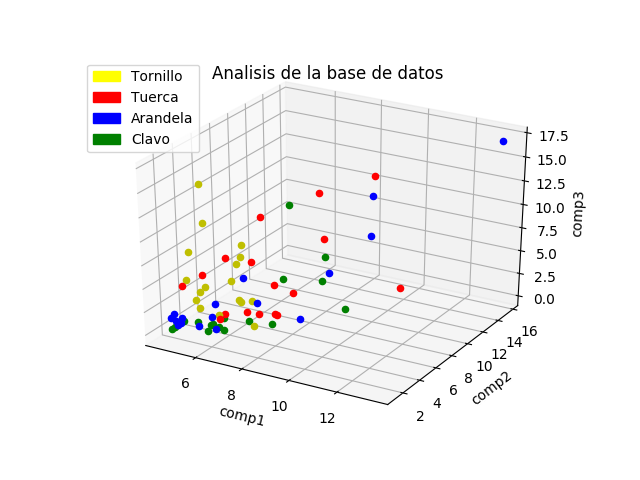

Write Python code to recreate this figure.
import numpy as np

from matplotlib import pyplot as plt
import matplotlib.patches as mpatches
plt.rcParams['image.cmap'] = 'gray'

from mpl_toolkits.mplot3d import Axes3D

from skimage import io, color, img_as_float, filters
from skimage.feature import hog

import cv2
import mahotas

#Pre procesamiento
def img2grey(image, mode='sk'):
    if (mode=='sk'):
        gray = color.rgb2gray(image)
    elif (mode=='cv'):
        gray = cv2.cvtColor(image, cv2.COLOR_BGR2GRAY)
    return gray

def normSize(image, size=(tuple((400, 300)))):
    image = cv2.resize(image, size)
    return image

#Filtracion
def imgClean(image, sigma=1, mode='sk'):
    if (mode == 'sk'):
        clean = filters.gaussian(image, sigma)
    elif (mode == 'cv'):
        clean = cv2.GaussianBlur(image, (3, 3), 0)
    return clean

def imgEdge(image, mode='sk'):
    if (mode == 'sk'):
        edge = filters.sobel(image)
    elif (mode == 'cv'):
        edge = cv2.Laplacian(image, cv2.CV_64F)
    return edge

#Segmentacion
def threshold(image, mode='sk'):
    if (mode == 'sk'):
        th = filters.threshold_isodata(image)
    elif (mode == 'cv'):
        ret, th = cv2.threshold(image, 0, 255,
                                cv2.THRESH_BINARY+cv2.THRESH_OTSU)
    return (image < th)

#Extraccion de Rasgos
def m_hog(image):
    feature = hog(image, block_norm='L2-Hys').ravel()
    return feature

def hu_moments(image):
    feature = cv2.HuMoments(cv2.moments(image)).flatten()
    return feature

def haralick(image):
    feature= mahotas.features.haralick(image).mean(axis=0)
    return feature

def color_histogram(image, mask=None, bins=8):
    image = cv2.cvtColor(image, cv2.COLOR_BGR2HSV)
    hist = cv2.calcHist([image], [0, 1, 2], None, [bins, bins, bins],
                        [0, 256, 0, 256, 0, 256])
    cv2.normalize(hist, hist)
    feature = hist.flatten()
    return feature

#Redimensionamiento
def stats(arr):
    
    sum = 0
    for value in arr:
        sum += value
    med = sum / len(arr)
    sum = 0
    for value in arr:
        sum += np.power((value - med), 2)
    dstd = np.sqrt(sum / (len(arr) - 1))
    
    return med, dstd

#Base de Datos
tornillo = io.ImageCollection('./data/tornillos/*.png:./data/tornillos/*.jpg')
tuerca = io.ImageCollection('./data/tuercas/*.png:./data/tuercas/*.jpg')
arandela = io.ImageCollection('./data/arandelas/*.png:./data/arandelas/*.jpg')
clavo = io.ImageCollection('./data/clavos/*.png:./data/clavos/*.jpg')

class Elemento:
    def __init__(self):
        self.label = None
        self.image = None
        self.feature = []
        self.distance = 0
        
def ft_extract(image):
    image = normSize(image)
    aux = img2grey(image, mode='cv')
    aux = imgClean(aux, mode='cv')
    aux = imgEdge(aux)
    # aux = threshold(aux, mode='cv')
    
    # image_fht = haralick(aux)
    image_fhm = hu_moments(aux)
    # image_fch = color_histogram(image)
    # image_fhog = m_hog(aux)

    # feature = np.hstack([image_fht, image_fhm, image_fhog])
    # med, dstd = stats(image_fhm)
    # feature = feature.reshape(1, -1)

    # return aux, [med, dstd]
    return aux, [image_fhm[0], image_fhm[1], image_fhm[3]]

#Analisis de datos
fig = plt.figure()
ax = fig.add_subplot(111, projection='3d')

data = []
i = 0

# Analisis de tornillos
iter = 0
for objeto in tornillo:
    data.append(Elemento())
    data[i].label = 'Tornillo'
    data[i].image, data[i].feature = ft_extract(objeto)
    # print(data[i].feature.shape)
    ax.scatter(data[i].feature[0], data[i].feature[1], data[i].feature[2], c='y', marker='o')
    i += 1
    iter += 1
print("Tornillos OK")

# Analisis de tuercas
iter = 0
for objeto in tuerca:
    data.append(Elemento())
    data[i].label = 'Tuerca'
    data[i].image, data[i].feature = ft_extract(objeto)
    ax.scatter(data[i].feature[0], data[i].feature[1], data[i].feature[2], c='r', marker='o')
    i += 1
    iter += 1
print("Tuercas OK")

# Analisis de arandelas
iter = 0
for objeto in arandela:
    data.append(Elemento())
    data[i].label = 'Arandela'
    data[i].image, data[i].feature = ft_extract(objeto)
    ax.scatter(data[i].feature[0], data[i].feature[1], data[i].feature[2], c='b', marker='o')
    i += 1
    iter += 1
print("Arandelas OK")

# Analisis de clavos
iter = 0
for objeto in clavo:
    data.append(Elemento())
    data[i].label = 'Clavo'
    data[i].image, data[i].feature = ft_extract(objeto)
    ax.scatter(data[i].feature[0], data[i].feature[1], data[i].feature[2], c='g', marker='o')
    i += 1
    iter += 1
print("Clavos OK")

ax.grid(True)
ax.set_title("Analisis de la base de datos")

yellow_patch = mpatches.Patch(color='yellow', label='Tornillo')
red_patch = mpatches.Patch(color='red', label='Tuerca')
blue_patch = mpatches.Patch(color='blue', label='Arandela')
green_patch = mpatches.Patch(color='green', label='Clavo')
plt.legend(handles=[yellow_patch, red_patch, blue_patch, green_patch])

ax.set_xlabel('comp1')
ax.set_ylabel('comp2')
ax.set_zlabel('comp3')

##Si se quiere ver el "Elemento  evaluar" en el grafico su linea de codigo debe ir aca

plt.show()

print("Analisis completo")
#Cantidad de data
print("Cantidad de imagenes analizadas:")
print(len(data))

# Elemento a evaluar
test = Elemento()
image = io.imread('./ejemplos/arandela10_test.jpg') ##Esto es algo que podriamos variar por teclado
test.image, test.feature = ft_extract(image)
test.label = 'Arandela' # label inicial ##Esto es algo que podriamos variar por teclado

ax.scatter(test.feature[0], test.feature[1], test.feature[2], c='k', marker='o')
fig

#KNN
i = 0
sum = 0
for ft in data[0].feature:
        sum = sum + np.power(np.abs(test.feature[i] - ft), 2)
        i += 1
d = np.sqrt(sum)

for element in data:
    sum = 0
    i = 0
    for ft in (element.feature):
        sum = sum + np.power(np.abs((test.feature[i]) - ft), 2)
        i += 1
    
    element.distance = np.sqrt(sum)
    
    if (sum < d):
        d = sum
        test.label = element.label

print("Prediccion para K=1: ")    
print(test.label)

##Bubblesort
swap = True
while (swap):
    swap = False
    for i in range(1, len(data)-1) :
        if (data[i-1].distance > data[i].distance):
            aux = data[i]
            data[i] = data[i-1]
            data[i-1] = aux
            swap = True
print("Predicciones para K=10: ")            
k = 10
for i in range(k):
    print(data[i].label)


#K MEANS

##Entrenamiento

import random

tornillo_data = []
tuerca_data = []
arandela_data = []
clavo_data = []

for element in data:
    if (element.label == 'Tornillo'):
        tornillo_data.append(element)
    if (element.label == 'Tuerca'):
        tuerca_data.append(element)
    if (element.label == 'Arandela'):
        arandela_data.append(element)
    if (element.label == 'Clavo'):
        clavo_data.append(element)

tornillo_mean = list(random.choice(tornillo_data).feature)
tuerca_mean = list(random.choice(tuerca_data).feature)
arandela_mean = list(random.choice(arandela_data).feature)
clavo_mean = list(random.choice(clavo_data).feature)


fig_means = plt.figure()
ax = fig_means.add_subplot(111, projection='3d')

# fig_means, ax = plt.subplots()
ax.scatter(tornillo_mean[0], tornillo_mean[1], tornillo_mean[2], c='y', marker='o')
# ax.plot(b_mean[0], b_mean[1], 'o', color='yellow')
ax.scatter(tuerca_mean[0], tuerca_mean[1], tuerca_mean[2], c='r', marker='o')
# ax.plot(o_mean[0], o_mean[1], 'o', color='red')
ax.scatter(arandela_mean[0], arandela_mean[1], arandela_mean[2], c='b', marker='o')
# ax.plot(l_mean[0], l_mean[1], 'o', color='blue')
ax.scatter(clavo_mean[0], clavo_mean[1], clavo_mean[2], c='g', marker='o')
# ax.plot(l_mean[0], l_mean[1], 'o', color='blue')

ax.grid(True)
ax.set_title("Means")

yellow_patch = mpatches.Patch(color='yellow', label='Tornillo')
red_patch = mpatches.Patch(color='red', label='Tuerca')
blue_patch = mpatches.Patch(color='blue', label='Arandela')
green_patch = mpatches.Patch(color='green', label='Clavo')
plt.legend(handles=[yellow_patch, red_patch, blue_patch, green_patch])

ax.set_xlabel('comp0')
ax.set_ylabel('comp1')
ax.set_zlabel('comp3')

plt.show()

##Asignacion, actualizacion y convergencia
tornillo_flag = True
tuerca_flag = True
arandela_flag = True
clavo_flag = True

tornillo_len = [0, 0, 0]
tuerca_len = [0, 0, 0]
arandela_len = [0, 0, 0]
clavo_len = [0, 0, 0]

iter = 0
#while (b_flag or o_flag or l_flag):
while (iter < 10):

    tornillo_data = []
    tuerca_data = []
    arandela_data = []
    clavo_data = []

    # ASIGNACION

    for element in data:
        sum_tornillo = 0
        sum_tuerca = 0
        sum_arandela = 0
        sum_clavo = 0

        for i in range(0, len(element.feature)-1):
            sum_tornillo += np.power(np.abs(tornillo_mean[i] - element.feature[i]), 2)
            sum_tuerca += np.power(np.abs(tuerca_mean[i] - element.feature[i]), 2)
            sum_arandela += np.power(np.abs(arandela_mean[i] - element.feature[i]), 2)
            sum_clavo += np.power(np.abs(clavo_mean[i] - element.feature[i]), 2)

        dist_tornillo = np.sqrt(sum_tornillo)
        dist_tuerca = np.sqrt(sum_tuerca)
        dist_arandela = np.sqrt(sum_arandela)
        dist_clavo = np.sqrt(sum_clavo)
        
        aux = dist_tornillo
        if (dist_tuerca < aux):
            aux = dist_tuerca
        if (dist_arandela < aux):
            aux = dist_arandela
        if (dist_clavo < aux):
            aux = dist_clavo
            
        if (aux == dist_tornillo):
            tornillo_data.append(element.feature)
        elif (aux == dist_tuerca):
            tuerca_data.append(element.feature)
        elif(aux == dist_arandela):
            arandela_data.append(element.feature)
        elif(aux == dist_clavo):
            clavo_data.append(element.feature)
            
    # ACTUALIZACION
    sum_tornillo = [0, 0, 0]
    for b in tornillo_data:
        sum_tornillo[0] += b[0]
        sum_tornillo[1] += b[1]
        sum_tornillo[2] += b[2]

    sum_tuerca = [0, 0, 0]
    for o in tuerca_data:
        sum_tuerca[0] += o[0]
        sum_tuerca[1] += o[1]
        sum_tuerca[2] += o[2]

    sum_arandela = [0, 0, 0]
    for l in arandela_data:
        sum_arandela[0] += l[0]
        sum_arandela[1] += l[1]
        sum_arandela[2] += l[2]

    sum_clavo = [0, 0, 0]
    for p in clavo_data:
        sum_clavo[0] += p[0]
        sum_clavo[1] += p[1]
        sum_clavo[2] += p[2]
        
    tornillo_mean[0] = sum_tornillo[0] / len(tornillo_data)
    tornillo_mean[1] = sum_tornillo[1] / len(tornillo_data)
    tornillo_mean[2] = sum_tornillo[2] / len(tornillo_data)

    tuerca_mean[0] = sum_tuerca[0] / len(tuerca_data)
    tuerca_mean[1] = sum_tuerca[1] / len(tuerca_data)
    tuerca_mean[2] = sum_tuerca[2] / len(tuerca_data)

    arandela_mean[0] = sum_arandela[0] / len(arandela_data)
    arandela_mean[1] = sum_arandela[1] / len(arandela_data)
    arandela_mean[2] = sum_arandela[1] / len(arandela_data)
    
    clavo_mean[0] = sum_clavo[0] / len(clavo_data)
    clavo_mean[1] = sum_clavo[1] / len(clavo_data)
    clavo_mean[2] = sum_clavo[1] / len(clavo_data)
    
    print("Tornillo  Tuerca  Arandela  Clavo")
    print(len(tornillo_data), len(tuerca_data), len(arandela_data), len(clavo_data))
    
    # CONVERGENCIA Y CONDICION DE SALIDA
    #print(len(banana_data), len(orange_data), len(lemon_data))
    """
    if (b_mean == b_len):
        b_flag = False
    else:
        b_len = b_mean
        
    if (o_mean == o_len):
        o_flag = False
    else:
        o_len = o_mean

    if (l_mean == l_len):
        l_flag = False
    else:
        l_len = l_mean
    """
    iter += 1
    
##Ubicacion de los means finales
ax.scatter(tornillo_mean[0], tornillo_mean[1], tornillo_mean[2], c='k', marker='o')
ax.scatter(tuerca_mean[0], tuerca_mean[1], tuerca_mean[2], c='k', marker='o')
ax.scatter(arandela_mean[0], arandela_mean[1], arandela_mean[2], c='k', marker='o')
ax.scatter(clavo_mean[0], clavo_mean[1], clavo_mean[2], c='k', marker='o')

print(len(tornillo_data), len(tuerca_data), len(arandela_data), len(clavo_data))
fig_means

##Mean mas cercano
sum_tornillo = 0
sum_tuerca = 0
sum_arandela = 0
sum_clavo = 0

for i in range(0, len(test.feature)-1):
    sum_tornillo += np.power(np.abs(test.feature[i] - tornillo_mean[i]), 2)
    sum_tuerca += np.power(np.abs(test.feature[i] - tuerca_mean[i]), 2)
    sum_arandela += np.power(np.abs(test.feature[i] - arandela_mean[i]), 2)
    sum_clavo += np.power(np.abs(test.feature[i] - clavo_mean[i]), 2)

dist_tornillo = np.sqrt(sum_tornillo)
dist_tuerca = np.sqrt(sum_tuerca)
dist_arandela = np.sqrt(sum_arandela)
dist_clavo = np.sqrt(sum_clavo)
print(dist_tornillo, dist_tuerca, dist_arandela, dist_clavo)

aux = dist_tornillo
if (dist_tuerca < aux):
    aux = dist_tuerca
if (dist_arandela < aux):
    aux = dist_arandela
if (dist_clavo < aux):
    aux = dist_clavo

if (aux == dist_tornillo):
    test.label = 'Tornillo'
elif (aux == dist_tuerca):
    test.label = 'Tuerca'
elif(aux == dist_arandela):
    test.label = 'Arandela'
elif(aux == dist_clavo):
    test.label = 'Clavo'

print("Prediccion: ")
print(test.label)
